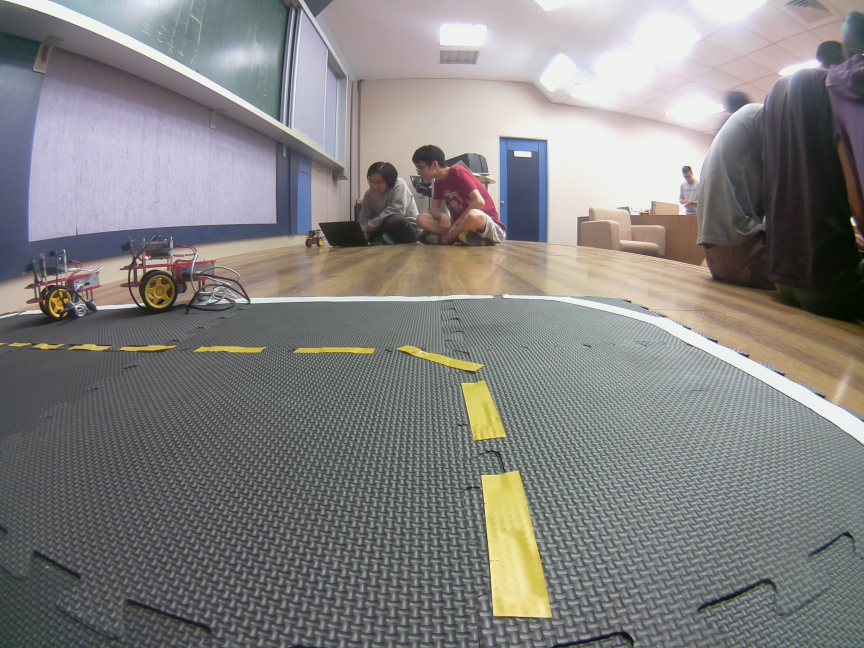
#> input picture tutorials/python/csp2016/hw1/0310847/out2.jpg, 2592 x 1944 px (shown at 1/3 size)
$ jupyter execute assignment1-0310847.ipynb   (Python 2 division)
#> lines starting #> are read from the running program, lines starting #| are printed output that depends on the picture; after the words box and inside, x2 and y2 are one past the last pixel; in counts of white or black regions, pixels touching at a corner belong together; long printed decimals are rounded
# Create Software Project - Take Home Midterm Exam/Assignment

* Objective: this jupyter notebook is intended to evaluate how the students understand the Duckietown repo

Prof. Nick Wang, 2016/11/7

## Instructions:
1. $ cp assignment1.ipynb assignment1-XXXXXXX.ipynb (XXXXXXX is your name) You also need to add your name, setup, and state the contributions in the setup and contributions section.
2. You can already see the desired outputs of each cell, and you need to find the relevant code in the Duckietown repo and reproduce the results.
3. Each student needs to submit one to your mentor, via email. Please do not commit your ipynb to repo. Please do not modify assignment1.ipynb.

## Steup and Conributions:

This work is done by: Shuo-Wen Chang.

You need to state your contribution here. What's your working environment (e.g., VirtualBox XXX version on Window XX). If you get some help from your TA or classmates, you need to describe here.

VirtualBox 5.1.8 version on Windows 10
OS: Ubuntu(64bit)

# Line Detector

### 1.Load the image and resize

[cell 1]
import cv2
import numpy as np
from matplotlib import pyplot as plt

#Use your own image
img = cv2.imread("out2.jpg")
#> img is the input picture: shape (1944, 2592, 3); mean B, G, R 129.6, 130.6, 132.4

image_cv = cv2.resize(img, (160, 120),interpolation=cv2.INTER_NEAREST)

dst1 = cv2.cvtColor(img,cv2.COLOR_BGR2RGB)
plt.subplot(121),plt.imshow(dst1,cmap = 'brg')
plt.title('Original Image'), plt.xticks([]), plt.yticks([])

dst2 = cv2.cvtColor(image_cv,cv2.COLOR_BGR2RGB)
plt.subplot(122),plt.imshow(dst2,cmap = 'brg')
plt.title('Resized Image'), plt.xticks([]), plt.yticks([])

plt.show()

### 2.Find the edge (15%)

[cell 2]
'''
#You should find the config file 'universal.yaml'
#You code this
gray = ???
edges = ???
'''
gray=cv2.cvtColor(image_cv, cv2.COLOR_BGR2GRAY)
edges = cv2.Canny(gray, 80, 200, apertureSize = 3)
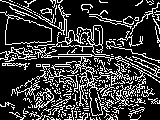
#> edges: shape (120, 160); 22.6% white in thin lines or dots


plt.imshow(edges,cmap = 'gray')
plt.title('Edge Image'), plt.xticks([]), plt.yticks([])
plt.show()

### 3-1.Setup HSV space threshold (15%)

[cell 3]
'''
#You should find the config file 'universal.yaml'
hsv_white1 = ???
hsv_white2 = ???
hsv_yellow1 = ???
hsv_yellow2 = ???
hsv_red1 = ???
hsv_red2 = ???
hsv_red3 = ???
hsv_red4 = ???
'''
hsv_white1 = np.array([0, 0, 150])
hsv_white2 = np.array([180, 50, 255])
hsv_yellow1 = np.array([25, 120, 90])
hsv_yellow2 = np.array([45, 255, 255])
hsv_red1 = np.array([0, 140, 100])
hsv_red2 = np.array([15, 255, 255])
hsv_red3 = np.array([165, 140, 100])
hsv_red4 = np.array([180, 255, 255])

### 3-2.Threshold colors in HSV space (15%)

[cell 4]
'''
#change color space to HSV
hsv = ???

find the color
white = ???
kernel = ???
white = ???

yellow = ???
kernel = ???
yellow = ???

red1 = ???
red2 = ???
red = ???
kernel = ???
red = ???
'''

hsv = cv2.cvtColor(image_cv, cv2.COLOR_BGR2HSV)
#> hsv: shape (120, 160, 3); mean H, S, V 81.9, 30.9, 139.6
white = cv2.inRange(hsv, hsv_white1, hsv_white2)
#> white: shape (120, 160); 33.1% white; 266 white regions (257 under 20 px), largest, box (x1, y1, x2, y2) and area: (1, 0, 160, 96) 4465, (0, 13, 52, 45) 1007, (47, 53, 92, 59) 58
kernel = cv2.getStructuringElement(cv2.MORPH_ELLIPSE,(3, 3))
white = cv2.dilate(white, kernel)
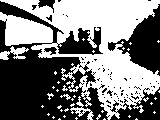
#> white: shape (120, 160); 49% white; 40 white regions (34 under 20 px), largest, box (x1, y1, x2, y2) and area: (0, 0, 160, 120) 8785, (0, 46, 29, 60) 195, (70, 96, 94, 120) 152, (60, 94, 71, 100) 27, (47, 93, 54, 100) 21, (85, 100, 92, 107) 20

yellow = cv2.inRange(hsv, hsv_yellow1, hsv_yellow2)
#> yellow: shape (120, 160); 0.99% white; 12 white regions (8 under 20 px), largest, box (x1, y1, x2, y2) and area: (86, 71, 94, 82) 56, (91, 88, 98, 100) 47, (95, 95, 102, 112) 39, (75, 65, 90, 69) 20
kernel = cv2.getStructuringElement(cv2.MORPH_ELLIPSE,(3, 3))
yellow = cv2.dilate(yellow, kernel)
#> yellow: shape (120, 160); 2.1% white; 7 white regions (3 under 20 px), largest, box (x1, y1, x2, y2) and area: (90, 87, 104, 116) 167, (74, 64, 95, 83) 139, (54, 64, 71, 67) 47, (39, 64, 50, 67) 25

red1 = cv2.inRange(hsv, hsv_red1, hsv_red2)
#> red1: shape (120, 160); every value is 0
red2 = cv2.inRange(hsv, hsv_red3, hsv_red4)
#> red2: shape (120, 160); 0.08% white in thin lines or dots, all inside (x1, y1, x2, y2) = (11, 32, 93, 54)
red = cv2.bitwise_or(red1, red2)
kernel = cv2.getStructuringElement(cv2.MORPH_ELLIPSE,(3, 3))
red = cv2.dilate(red, kernel)
#> red: shape (120, 160); 0.31% white in thin lines or dots, all inside (x1, y1, x2, y2) = (10, 31, 94, 55)


# Uncomment '#' to plot with color
x = cv2.cvtColor(yellow, cv2.COLOR_GRAY2BGR)
x[:,:,2] *= 1
x[:,:,1] *= 1
x[:,:,0] *= 0
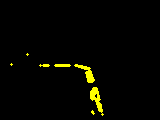
#> x: shape (120, 160, 3); mean B, G, R 0, 5.3, 5.3
x = cv2.cvtColor(x, cv2.COLOR_BGR2RGB)

y = cv2.cvtColor(red, cv2.COLOR_GRAY2BGR)
y[:,:,2] *= 1
y[:,:,1] *= 0
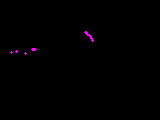
#> y: shape (120, 160, 3); mean B, G, R 0.8, 0, 0.8
y[:,:,0] *= 0
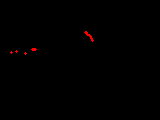
#> y: shape (120, 160, 3); 0.31% of pixels changed, all inside (x1, y1, x2, y2) = (10, 31, 94, 55)
y = cv2.cvtColor(y, cv2.COLOR_BGR2RGB)


plt.subplot(131),plt.imshow(white,cmap = 'gray')
plt.title('White'), plt.xticks([]), plt.yticks([])

plt.subplot(132),plt.imshow(yellow,cmap = 'gray')
#plt.subplot(132),plt.imshow(x,cmap = 'brg')
plt.title('Yellow'), plt.xticks([]), plt.yticks([])

plt.subplot(133),plt.imshow(red,cmap = 'gray')
#plt.subplot(133),plt.imshow(y,cmap = 'brg')
plt.title('Red'), plt.xticks([]), plt.yticks([])

plt.show()

### 4.Combine Edge and Colors (15%)

[cell 5]
'''
edge_color_white = ???
edge_color_yellow = ???
edge_color_red = ???
'''

edge_color_white  = cv2.Canny(white, 80, 200, apertureSize = 3)
#> edge_color_white: shape (120, 160); 11.8% white in thin lines or dots
edge_color_yellow = cv2.Canny(yellow, 80, 200, apertureSize = 3)
#> edge_color_yellow: shape (120, 160); 1.2% white in thin lines or dots, all inside (x1, y1, x2, y2) = (10, 53, 104, 116)
edge_color_red    = cv2.Canny(red, 80, 200, apertureSize = 3)
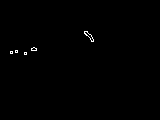
#> edge_color_red: shape (120, 160); 0.35% white in thin lines or dots, all inside (x1, y1, x2, y2) = (10, 31, 94, 55)


plt.imshow(edge_color_yellow,cmap = 'gray')
plt.title('Edge Color Y'), plt.xticks([]), plt.yticks([])
plt.subplot(131),plt.imshow(edge_color_white,cmap = 'gray')
plt.title('Edge Color W'), plt.xticks([]), plt.yticks([])
plt.subplot(132),plt.imshow(edge_color_yellow,cmap = 'gray')
plt.title('Edge Color Y'), plt.xticks([]), plt.yticks([])
plt.subplot(133),plt.imshow(edge_color_red,cmap = 'gray')
plt.title('Edge Color R'), plt.xticks([]), plt.yticks([])

plt.show()

### 5-1.Find the lines (15%)

[cell 6]
'''
#default threshold 20-> 10
lines_white = ???
lines_yellow = ???
lines_red = ???
'''
hough_threshold  = 20
hough_min_line_length = 3
hough_max_line_gap = 1

lines_white = cv2.HoughLinesP(edge_color_white, 1, np.pi/180,hough_threshold, np.empty(1),hough_min_line_length,hough_max_line_gap)
#> lines_white = 161 rows, first 6: [48, 97, 52, 94], [91, 54, 94, 54], [11, 44, 47, 42], [70, 81, 74, 77], [77, 69, 82, 74], [58, 53, 90, 53]
lines_yellow = cv2.HoughLinesP(edge_color_yellow, 1, np.pi/180,hough_threshold, np.empty(1),hough_min_line_length,hough_max_line_gap)
#> lines_yellow = [[54, 66, 70, 66], [99, 94, 100, 100], [56, 63, 68, 63], [101, 106, 103, 115], [74, 64, 81, 64], [91, 110, 92, 114], [85, 72, 87, 82], [90, 67, 93, 77]]
lines_red = cv2.HoughLinesP(edge_color_red, 1, np.pi/180,hough_threshold, np.empty(1),hough_min_line_length,hough_max_line_gap)
#> lines_red = None

color = "yellow"
lines = lines_yellow
#> lines has the same summary as lines_yellow
bw = yellow

if lines is not None:
    lines = np.array(lines[0])
#> lines = [[54, 66, 70, 66]]
    print "found lines"

else:
    lines = []
    print "no lines"

### Show the lines (yellow)

[cell 7]
image_with_lines = np.copy(dst2)
if len(lines)>0:
    for x1,y1,x2,y2 in lines:
        cv2.line(image_with_lines, (x1,y1), (x2,y2), (0,0,255), 2)
        cv2.circle(image_with_lines, (x1,y1), 2, (0,255,0))
        cv2.circle(image_with_lines, (x2,y2), 2, (255,0,0))
#> this loop made 1 pass
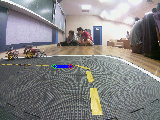
#> image_with_lines: shape (120, 160, 3); mean R, G, B 132.4, 130.8, 130.4

plt.imshow(image_with_lines,cmap = 'brg')
plt.title('Line Image'), plt.xticks([]), plt.yticks([])
plt.show()

### 6-1.Normals (15%)

[cell 8]
arr_cutoff = np.array((0, 40, 0, 40))
arr_ratio = np.array((1./160, 1./120, 1./160, 1./120))

normals = []
centers = []
if len(lines)>0:

    #find the normalized coordinates
    lines_normalized = ((lines + arr_cutoff) * arr_ratio)
#> lines_normalized = [[0.338, 0.883, 0.438, 0.883]]


    length = np.sum((lines[:, 0:2] -lines[:, 2:4])**2, axis=1, keepdims=True)**0.5
#> length = [16]
    dx = 1.* (lines[:,3:4]-lines[:,1:2])/length
#> dx = [0]
    dy = 1.* (lines[:,0:1]-lines[:,2:3])/length
#> dy = [-1]

    centers = np.hstack([(lines[:,0:1]+lines[:,2:3])/2, (lines[:,1:2]+lines[:,3:4])/2])
#> centers = [[62, 66]]

    #find the vectors' direction
    x3 = (centers[:,0:1] - 3.*dx).astype('int')
#> x3 = [62]
    x3[x3<0]=0
    x3[x3>=160]=160-1

    y3 = (centers[:,1:2] - 3.*dy).astype('int')
#> y3 = [69]
    y3[y3<0]=0
    y3[y3>=120]=120-1

    x4 = (centers[:,0:1] + 3.*dx).astype('int')
#> x4 = [62]
    x4[x4<0]=0
    x4[x4>=160]=160-1

    y4 = (centers[:,1:2] + 3.*dy).astype('int')
#> y4 = [63]
    y4[y4<0]=0
    y4[y4>=120]=120-1


    flag_signs = (np.logical_and(bw[y3,x3]>0, bw[y4,x4]==0)).astype('int')*2-1
#> flag_signs = [-1]
    normals = np.hstack([dx, dy]) * flag_signs
#> normals = [[0, 1]]


    flag = ((lines[:,2]-lines[:,0])*normals[:,1] - (lines[:,3]-lines[:,1])*normals[:,0])>0
#> flag = [True]
    for i in range(len(lines)):
        if flag[i]:
            x1,y1,x2,y2 = lines[i, :]
            lines[i, :] = [x2,y2,x1,y1]
#> this loop made 1 pass
#> after the loop, lines = [[70, 66, 54, 66]]

### 6-2.Draw the Normals

[cell 9]
image_with_lines = np.copy(dst2)
if len(centers)>0:
    for x,y,dx,dy in np.hstack((centers,normals)):
        x3 = int(x - 2.*dx)
        y3 = int(y - 2.*dy)
        x4 = int(x + 2.*dx)
        y4 = int(y + 2.*dy)
        cv2.line(image_with_lines, (x3,y3), (x4,y4), (0,0,255), 1)
        cv2.circle(image_with_lines, (x3,y3), 1, (0,255,0))
        cv2.circle(image_with_lines, (x4,y4), 1, (255,0,0))
#> this loop made 1 pass
#> (x, y, dx, dy, x3, y3, x4, y4) on pass 1: (62, 66, 0, 1, 62, 64, 62, 68)
#> image_with_lines: shape (120, 160, 3); mean R, G, B 132.7, 131.1, 130.1

plt.subplot(121),plt.imshow(image_with_lines,cmap = 'brg')
plt.title('Line Normals'), plt.xticks([]), plt.yticks([])

image_with_lines = np.copy(dst2)
if len(lines)>0:
    for x1,y1,x2,y2 in lines:
        cv2.line(image_with_lines, (x1,y1), (x2,y2), (0,0,255), 2)
        cv2.circle(image_with_lines, (x1,y1), 2, (0,255,0))
        cv2.circle(image_with_lines, (x2,y2), 2, (255,0,0))
#> this loop made 1 pass
#> image_with_lines: shape (120, 160, 3); mean R, G, B 132.4, 130.8, 130.4

plt.subplot(122),plt.imshow(image_with_lines,cmap = 'brg')
plt.title('Line Image'), plt.xticks([]), plt.yticks([])
plt.show()

### 7-1.setup the segment class

[cell 10]
class Vector2D():
    def __init__(self):
        self.x = 0
        self.y = 0
class Segment():
    def __init__(self):
        self.color = ""
        self.pixels_normalized = np.array([Vector2D(),Vector2D()])
        self.normal = Vector2D()

### 7-2.Store in the SegmentList

[cell 11]
segmentMsgList = []

for x1,y1,x2,y2,norm_x,norm_y in np.hstack((lines_normalized,normals)):
    segment = Segment()
    segment.color = color
    segment.pixels_normalized[0].x = x1
    segment.pixels_normalized[0].y = y1
    segment.pixels_normalized[1].x = x2
    segment.pixels_normalized[1].y = y2
    segment.normal.x = norm_x
    segment.normal.y = norm_y

    segmentMsgList.append(segment)
#> this loop made 1 pass
#> (x1, y1, x2, y2, norm_x, norm_y) on pass 1: (0.338, 0.883, 0.438, 0.883, 0, 1)
#> after the loop, segmentMsgList = 1 item

#print segmentMsgList[2].pixels_normalized[1].x

### 7.3 Print the SegmentList

[cell 12]
for i in segmentMsgList:
    print (i.pixels_normalized[0].x,i.pixels_normalized[0].y),(i.pixels_normalized[1].x,i.pixels_normalized[1].y)
#> this loop made 1 pass
#| 0.3375 0.8833

# Ground Projection

[cell 13]
lines_normalized, normals


print lines_normalized[0,1],normals[0]
#| 0.8833 [-0.  1.]

### camera parameters

[cell 14]
import cv2
import numpy as np
#camera_matrix = np.array([[1.3e+03, 0., 6.0e+02], [0., 1.3e+03, 4.8e+02], [0., 0., 1.]], dtype=np.float32)
#dist_coeffs = np.array([-2.4-01, 9.5e-02, -4.0e-04, 8.9e-05, 0.], dtype=np.float32)

#Use your own homography & intrinsic camera_matrix and dist_coeffs
homography = np.array([[5.505818e-06, -0.0001388593, -0.2362917], [0.001106475, -3.803936e-05, -0.3573611], [-3.200042e-06, -0.009038727, 1]]
)
matrix = np.array([[316.52597444317314, 0.0, 320.9948809392584], [0.0, 321.2731572848207, 205.92052874401818],
    [0.0, 0.0, 1.0]])
coeffs = np.array([-0.2601671987836283, 0.04662981063335094, 0.005020360395041378, 0.0029019828987683857,
    0.0])

[cell 15]
pt_img = np.array([[0.5*640],[0.7*480],[1.]])
#print pt_img
G = np.dot(homography,pt_img)
G/=G[2]
print G

pt_img = np.array([[[0.5*640,0.7*480]]])

xy_undistorted = cv2.undistortPoints(pt_img, matrix, coeffs,R=None, P=matrix)
#> xy_undistorted = [[319.8, 341.2]]
pt_img = np.array([[xy_undistorted[0][0][0]],[xy_undistorted[0][0][1]],[1.]])
#> pt_img = [319.8, 341.2, 1]
#print xy_undistorted
G_rect = np.dot(homography,pt_img)
#> G_rect = [-0.282, -0.0165, -2.08]
G_rect/=G_rect[2]
#> G_rect = [0.135, 0.00791, 1]
print G_rect
#| [[0.1352]
#|  [0.007915]
#|  [1.        ]]

### Rectify the image (15%)

[cell 16]
from matplotlib import pyplot as plt
#Use your own image
origin = cv2.imread("out2.jpg")

'''
#rectfy the image by opencv 'undistort'
rec_img = ???
'''

ori = cv2.resize(origin, (640, 480),interpolation=cv2.INTER_NEAREST)
rec_img = cv2.undistort(ori, matrix, coeffs)
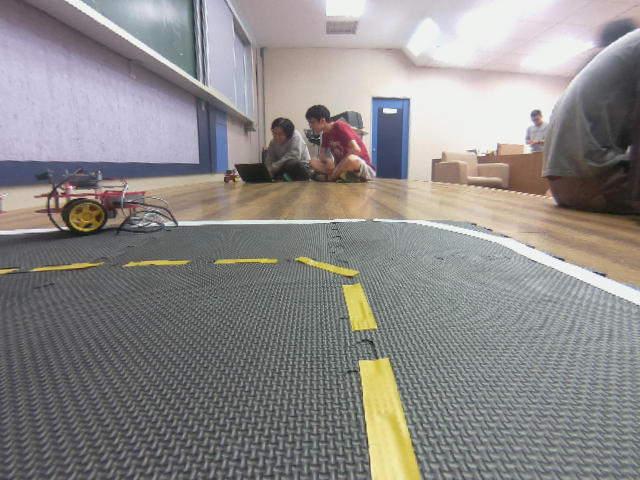
#> rec_img: shape (480, 640, 3); mean B, G, R 136.6, 138.3, 140.6

origin = cv2.cvtColor(origin,cv2.COLOR_BGR2RGB)
plt.subplot(121),plt.imshow(origin,cmap = 'brg')
plt.title('Original Image'), plt.xticks([]), plt.yticks([])

rec_img = cv2.cvtColor(rec_img,cv2.COLOR_BGR2RGB)
plt.subplot(122),plt.imshow(rec_img,cmap = 'brg')
plt.title('Rectified Image'), plt.xticks([]), plt.yticks([])

plt.show()

# Duckietown Lane Filter

up/down arrow keys to move, enter to edit

Esc to exit edit mode

Shift + enter to run code

1/2/3... to add comment

dd to delete cell

press h for more shortcuts

[cell 17]
import numpy as np
from scipy.stats import multivariate_normal, entropy
from scipy.ndimage.filters import gaussian_filter
from math import floor, atan2, pi, cos, sin, sqrt
import time
from matplotlib import pyplot as plt

## Environment Setup

[cell 18]
# constant
WHITE = 0
YELLOW = 1
RED = 2

lanewidth = 0.4
linewidth_white = 0.04
linewidth_yellow = 0.02

## Generate Vote (Extra Credit 10% for generating multiple votes from all detected segments)

#### Setup a line segment
* left edge of white lane
* right edge of white lane
* left edge of yellow lane
* right edge of white lane

[cell 19]
# right edge of white lane
#p1 = np.array([0.8, 0.24])
#p2 = np.array([0.4, 0.24])
p1 = np.array([lines_normalized[0][0],lines_normalized[0][1]])
#> p1 = [0.338, 0.883]
p2 = np.array([lines_normalized[0][2],lines_normalized[0][3]])
#> p2 = [0.438, 0.883]
seg_color = YELLOW

# [10 lines of commented-out code are left out]

#### compute d_i, phi_i, l_i

[cell 20]
t_hat = (p2-p1)/np.linalg.norm(p2-p1)
#> t_hat = [1, 0]
n_hat = np.array([-t_hat[1],t_hat[0]])
#> n_hat = [0, 1]
d1 = np.inner(n_hat,p1)
#> d1 = 0.883
d2 = np.inner(n_hat,p2)
#> d2 = 0.883
l1 = np.inner(t_hat,p1)
#> l1 = 0.338
l2 = np.inner(t_hat,p2)
#> l2 = 0.438

print (d1, d2, l1, l2)
#| 0.8833 0.8833 0.3375 0.4375

if (l1 < 0):
    l1 = -l1;
if (l2 < 0):
    l2 = -l2;
l_i = (l1+l2)/2
#> l_i = 0.388
d_i = (d1+d2)/2
#> d_i = 0.883
phi_i = np.arcsin(t_hat[1])
#> phi_i = 0
if seg_color == WHITE: # right lane is white
    if(p1[0] > p2[0]): # right edge of white lane
        d_i = d_i - linewidth_white
        print ('right edge of white lane')
    else: # left edge of white lane
        d_i = - d_i
        phi_i = -phi_i
        print ('left edge of white lane')
    d_i = d_i - lanewidth/2

elif seg_color == YELLOW: # left lane is yellow
    if (p2[0] > p1[0]): # left edge of yellow lane
        d_i = d_i - linewidth_yellow
#> d_i = 0.863
        phi_i = -phi_i
        print ('right edge of yellow lane')
    else: # right edge of white lane
        d_i = -d_i
        print ('right edge of yellow lane')
    d_i =  lanewidth/2 - d_i
#> d_i = -0.663


print (d_i, phi_i, l_i)
#| -0.6633 -0.0 0.3875

### Measurement Likelihood

[cell 21]
# initialize measurement likelihood

d_min = -0.7
d_max = 0.5
delta_d = 0.02
phi_min = -pi/2
phi_max = pi/2
delta_phi = 0.02
d, phi = np.mgrid[d_min:d_max:delta_d, phi_min:phi_max:delta_phi]

measurement_likelihood = np.zeros(d.shape)

fig = plt.figure()
ax = fig.add_subplot(111)
cax = ax.matshow(measurement_likelihood, interpolation='nearest')
fig.colorbar(cax)
plt.ylabel('phi')
plt.xlabel('d')
#ax.set_xticklabels(['']+alpha)
#ax.set_yticklabels(['']+alpha)
plt.show()
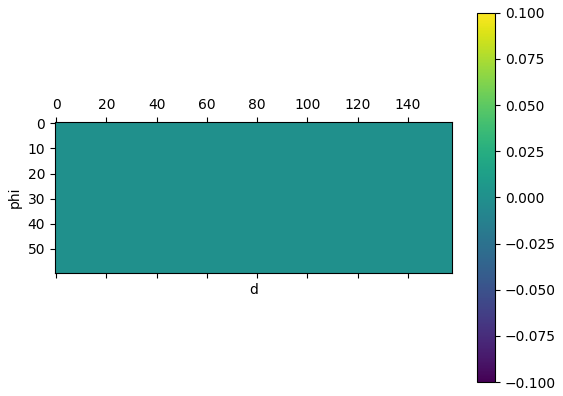
#> figure drawn by matplotlib, 2 panels

[cell 22]
i = floor((d_i - d_min)/delta_d)
#> i = 1
j = floor((phi_i - phi_min)/delta_phi)
#> j = 78
measurement_likelihood[i,j] = measurement_likelihood[i,j] +  1/(l_i)
#> measurement_likelihood: shape (60, 158) float64; values 0 (black) and 2.58 (white), 0.01% white in thin lines or dots, all inside (x1, y1, x2, y2) = (78, 1, 79, 2)

print (i, j)
#| 1 78

fig = plt.figure()
ax = fig.add_subplot(111)
cax = ax.matshow(measurement_likelihood, interpolation='nearest')
fig.colorbar(cax)
plt.ylabel('phi')
plt.xlabel('d')
#ax.set_xticklabels(['']+alpha)
#ax.set_yticklabels(['']+alpha)
plt.show()
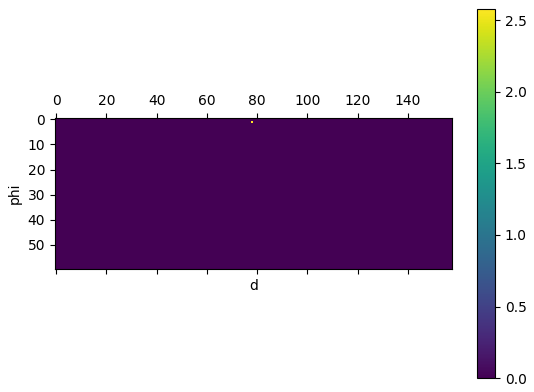
#> figure drawn by matplotlib, 2 panels
